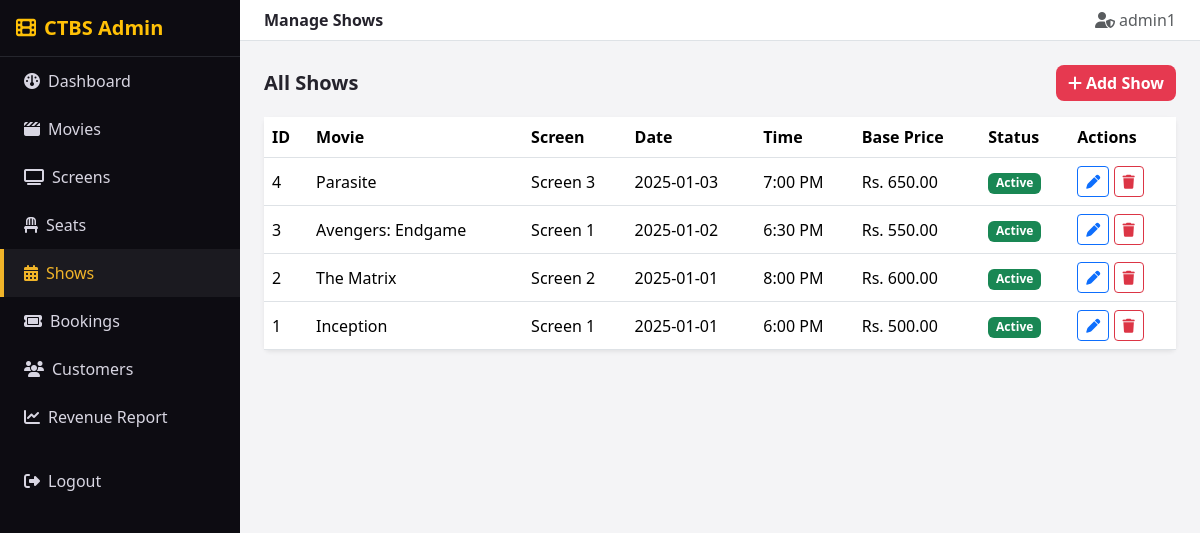
/admin/shows.php (signed in), run on the app's committed database.
### tables this page shows
CREATE TABLE Shows (
    show_id INT PRIMARY KEY AUTO_INCREMENT,
    movie_id INT,
    screen_id INT,
    show_date DATE,
    start_time TIME,
    base_price DECIMAL(10,2),
    is_active BOOLEAN DEFAULT TRUE,
    FOREIGN KEY (movie_id) REFERENCES Movie(movie_id),
    FOREIGN KEY (screen_id) REFERENCES Screen(screen_id)
);

CREATE TABLE Movie (
    movie_id INT PRIMARY KEY AUTO_INCREMENT,
    title VARCHAR(200),
    genre VARCHAR(100),
    duration_minutes INT,
    release_date DATE,
    director VARCHAR(100),
    rating DECIMAL(3,1),
    is_active BOOLEAN DEFAULT TRUE
);

CREATE TABLE Screen (
    screen_id INT PRIMARY KEY AUTO_INCREMENT,
    screen_name VARCHAR(50),
    capacity INT,
    screen_type ENUM('Standard','IMAX','VIP') DEFAULT 'Standard'
);

### includes/auth.php (called while the page is built, shortened)
<?php
function h($str) {
    return htmlspecialchars($str ?? '', ENT_QUOTES, 'UTF-8');
}

### admin/shows.php (the view, shortened to what this page needs)
<?php
require_once 'includes/admin_header.php';
$shows = mysqli_query($conn, "
    SELECT sh.*, m.title, sc.screen_name
    FROM Shows sh
    JOIN Movie m ON sh.movie_id = m.movie_id
    JOIN Screen sc ON sh.screen_id = sc.screen_id
    ORDER BY sh.show_date DESC, sh.start_time DESC
");
?>
<div class="d-flex justify-content-between align-items-center mb-3">
  <h5 class="fw-bold mb-0">All Shows</h5>
  <a href="show_add.php" class="btn btn-cinema"><i class="fa-solid fa-plus me-1"></i>Add Show</a>
</div>
<div class="card border-0 shadow-sm">
  <div class="table-responsive">
    <table class="table table-cinema mb-0 align-middle">
      <thead><tr><th>ID</th><th>Movie</th><th>Screen</th><th>Date</th><th>Time</th><th>Base Price</th><th>Status</th><th>Actions</th></tr></thead>
      <tbody>
      <?php if (mysqli_num_rows($shows) === 0): ?>
        <tr><td colspan="8" class="text-center text-muted py-3">No shows scheduled yet.</td></tr>
      <?php else: ?>
        <?php while ($s = mysqli_fetch_assoc($shows)): ?>
          <tr>
            <td><?php echo (int)$s['show_id']; ?></td>
            <td><?php echo h($s['title']); ?></td>
            <td><?php echo h($s['screen_name']); ?></td>
            <td><?php echo h($s['show_date']); ?></td>
            <td><?php echo date('g:i A', strtotime($s['start_time'])); ?></td>
            <td>Rs. <?php echo number_format($s['base_price'], 2); ?></td>
            <td><?php echo $s['is_active'] ? '<span class="badge bg-success">Active</span>' : '<span class="badge bg-secondary">Inactive</span>'; ?></td>
            <td>
              <a href="show_edit.php?id=<?php echo (int)$s['show_id']; ?>" class="btn btn-sm btn-outline-primary"><i class="fa-solid fa-pen"></i></a>
              <a href="show_delete.php?id=<?php echo (int)$s['show_id']; ?>" class="btn btn-sm btn-outline-danger" onclick="return confirm('Deactivate this show?');"><i class="fa-solid fa-trash"></i></a>
            </td>
          </tr>
        <?php endwhile; ?>
      <?php endif; ?>
      </tbody>
    </table>
  </div>
</div>
<?php require_once 'includes/admin_footer.php'; ?>

### css/style.css (style rules this page uses)
:root { --cinema-dark: #15131c; --cinema-darker: #0d0c12; --cinema-red: #e63950; --cinema-gold: #f0b429; --cinema-light: #f4f4f6; --cinema-card: #1f1c29; --cinema-muted: #9b97ad; }
body { background-color: var(--cinema-light); font-family: 'Segoe UI', Roboto, Arial, sans-serif; color: #25232c; }
.btn-cinema { background: var(--cinema-red); color: #fff; border: none; font-weight: 600; border-radius: 8px; }
.table-cinema thead { background: var(--cinema-dark); color: var(--cinema-gold); }

### data on the page
shows: show_id "4", movie.title "Parasite", screen.screen_name "Screen 3", show_date "2025-01-03", start_time "7:00 PM", base_price "650.00", is_active "Active"
shows: show_id "3", movie.title "Avengers: Endgame", screen.screen_name "Screen 1", show_date "2025-01-02", start_time "6:30 PM", base_price "550.00", is_active "Active"
shows: show_id "2", movie.title "The Matrix", screen.screen_name "Screen 2", show_date "2025-01-01", start_time "8:00 PM", base_price "600.00", is_active "Active"
shows: show_id "1", movie.title "Inception", screen.screen_name "Screen 1", show_date "2025-01-01", start_time "6:00 PM", base_price "500.00", is_active "Active"

### other printed values
$pageTitle "Manage Shows"
$_SESSION['admin_username'] "admin1"
